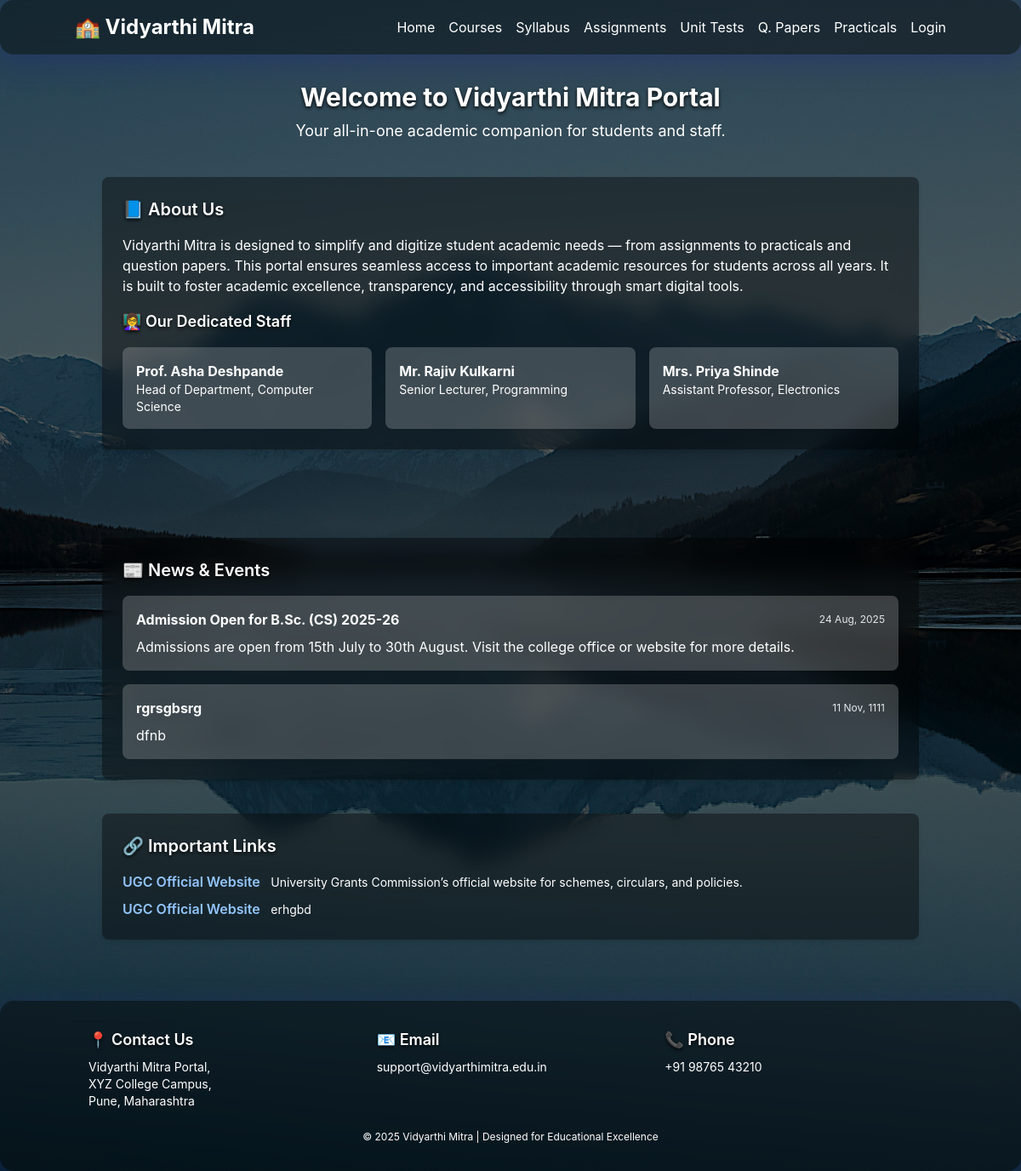
The page / on the database its author committed.
### vp/models.py (models this page shows, shortened)
class NewsEvent(models.Model):
    news_title = models.CharField(max_length=255)
    news_date = models.DateField()
    news_description = models.TextField()
    attachment = models.FileField(upload_to='news_files/', blank=True, null=True)

class ImportantLink(models.Model):
    link_title = models.CharField(max_length=255)
    link_url = models.URLField()
    link_description = models.TextField(blank=True, null=True)

### vp/views.py (the view)
# urls.py: path('', views.index, name='index'),
def index(request):
    news_events = NewsEvent.objects.all().order_by('-news_date')[:5]  # Show latest 5
    links = ImportantLink.objects.all()
    return render(request, 'templates/index.html', {
        'news_events': news_events,
        'links': links,
    })

### frontend/templates/index.html (shortened to what this page needs)
{% load static %}
<!DOCTYPE html>
<html lang="en">
<head>
  <script src="https://cdn.tailwindcss.com"></script>
</head>
<body class="text-white min-h-screen flex flex-col">
  <header class="bg-glass text-white p-4 fade-in sticky top-0 z-50">
    <div class="container mx-auto flex justify-between items-center">
      <a href="{% url 'index' %}" class="text-2xl font-bold">🏫 Vidyarthi Mitra</a>
      <nav class="hidden md:block">
        <ul class="flex flex-wrap gap-4">
          <li><a href="{% url 'index' %}" class="hover:underline">Home</a></li>
          <li><a href="{% url 'course' %}" class="hover:underline">Courses</a></li>
          <li><a href="{% url 'syllabus' %}" class="hover:underline">Syllabus</a></li>
          <li><a href="{% url 'home_assignments' %}" class="hover:underline">Assignments</a></li>
          <li><a href="{% url 'unit_tests' %}" class="hover:underline">Unit Tests</a></li>
          <li><a href="{% url 'question_papers' %}" class="hover:underline">Q. Papers</a></li>
          <li><a href="{% url 'practicals' %}" class="hover:underline">Practicals</a></li>
          <li><a href="{% url 'login' %}" class="hover:underline">Login</a></li>
        </ul>
      </nav>
    </div>
  </header>
  <main class="container mx-auto p-4 md:p-8 fade-in flex-1">
    <section class="text-center mb-10">
      <h2 class="text-3xl font-bold mb-2 text-white drop-shadow">Welcome to Vidyarthi Mitra Portal</h2>
      <p class="text-lg text-white drop-shadow">Your all-in-one academic companion for students and staff.</p>
    </section>
    <section class="bg-glass p-6 rounded-lg shadow-md mb-10 fade-in">
      <h3 class="text-xl font-semibold mb-4">📘 About Us</h3>
      <p class="mb-4">
        Vidyarthi Mitra is designed to simplify and digitize student academic needs — from assignments to practicals and question papers.
        This portal ensures seamless access to important academic resources for students across all years. It is built to foster academic excellence,
        transparency, and accessibility through smart digital tools.
      </p>
      <div>
        <h4 class="text-lg font-semibold mb-2">👩‍🏫 Our Dedicated Staff</h4>
        <div class="grid sm:grid-cols-2 md:grid-cols-3 gap-4 mt-4">
          <div class="bg-white bg-opacity-20 p-4 rounded-lg shadow">
            <h5 class="font-bold text-white">Prof. Asha Deshpande</h5>
            <p class="text-sm text-white">Head of Department, Computer Science</p>
          </div>
          <div class="bg-white bg-opacity-20 p-4 rounded-lg shadow">
            <h5 class="font-bold text-white">Mr. Rajiv Kulkarni</h5>
            <p class="text-sm text-white">Senior Lecturer, Programming</p>
          </div>
          <div class="bg-white bg-opacity-20 p-4 rounded-lg shadow">
            <h5 class="font-bold text-white">Mrs. Priya Shinde</h5>
            <p class="text-sm text-white">Assistant Professor, Electronics</p>
          </div>
        </div>
      </div>
    </section>
  </main>
  <section class="container mx-auto p-4 md:p-8 fade-in">
    <div class="bg-glass p-6 rounded-lg shadow-md mb-10">
      <h3 class="text-xl font-semibold mb-4">📰 News & Events</h3>
      {% if news_events %}
        <ul class="space-y-4">
          {% for news in news_events %}
            <li class="bg-white bg-opacity-20 p-4 rounded-lg">
              <div class="flex justify-between items-center">
                <span class="font-bold text-white">{{ news.news_title }}</span>
                <span class="text-xs text-gray-200">{{ news.news_date|date:"d M, Y" }}</span>
              </div>
              <p class="text-white mt-2">{{ news.news_description }}</p>
            </li>
          {% endfor %}
        </ul>
      {% else %}
        <p class="text-white">No news or events at this time.</p>
      {% endif %}
    </div>
    <div class="bg-glass p-6 rounded-lg shadow-md mb-10">
      <h3 class="text-xl font-semibold mb-4">🔗 Important Links</h3>
      {% if links %}
        <ul class="space-y-2">
          {% for link in links %}
            <li>
              <a href="{{ link.link_url }}" target="_blank" class="text-blue-300 hover:underline font-semibold">{{ link.link_title }}</a>
              {% if link.link_description %}<span class="text-white text-sm ml-2">{{ link.link_description }}</span>{% endif %}
            </li>
          {% endfor %}
        </ul>
      {% else %}
        <p class="text-white">No important links at this time.</p>
      {% endif %}
    </div>
  </section>
  <footer class="bg-glass text-white py-8 fade-in">
    <div class="container mx-auto px-4">
      <div class="grid md:grid-cols-3 gap-6 text-sm">
        <div>
          <h4 class="font-semibold text-lg mb-2">📍 Contact Us</h4>
          <p>Vidyarthi Mitra Portal,<br>XYZ College Campus,<br>Pune, Maharashtra</p>
        </div>
        <div>
          <h4 class="font-semibold text-lg mb-2">📧 Email</h4>
          <p>support@vidyarthimitra.edu.in</p>
        </div>
        <div>
          <h4 class="font-semibold text-lg mb-2">📞 Phone</h4>
          <p>+91 98765 43210</p>
        </div>
      </div>
      <div class="text-center text-white mt-6 text-xs">
        © 2025 Vidyarthi Mitra | Designed for Educational Excellence
      </div>
    </div>
  </footer>
</body>
</html>

### rows shown on the page
NewsEvent: news_title "Admission Open for B.Sc. (CS) 2025-26", news_date "24 Aug, 2025", news_description "Admissions are open from 15th July to 30th August. Visit the college office or website for more details."
NewsEvent: news_title "rgrsgbsrg", news_date "11 Nov, 1111", news_description "dfnb"
ImportantLink: link_title "UGC Official Website", link_description "University Grants Commission’s official website for schemes, circulars, and policies."
ImportantLink: link_title "UGC Official Website", link_description "erhgbd"
